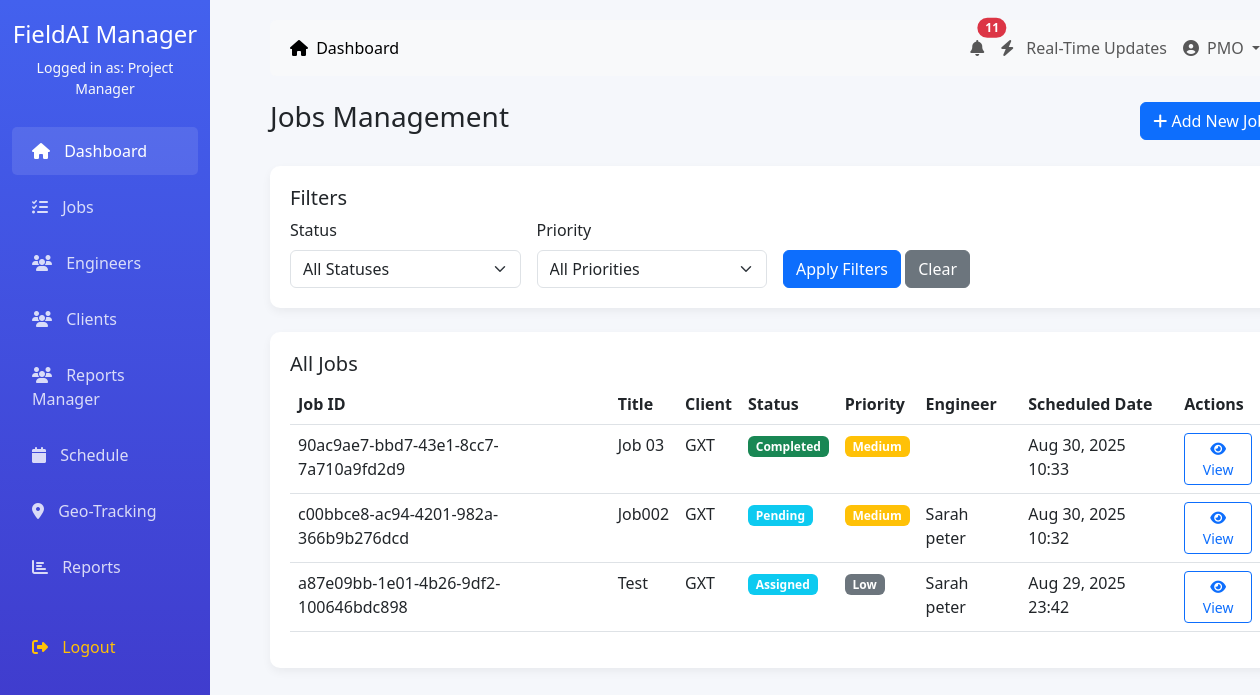
The page /dashboard/manager/jobs/ (signed in) on the database its author committed.
### accounts/models.py (models this page shows, shortened)
class CustomUser(AbstractUser):
    ROLE_CHOICES = (
        ('admin', 'Admin'),
        ('manager', 'Project Manager'),
        ('engineer', 'Field Engineer'),
        ('client', 'Client'),
        ('accounts', 'Accounts Team'),
    )
    role = models.CharField(max_length=20, choices=ROLE_CHOICES, default='engineer')
    phone = models.CharField(max_length=15, blank=True)
    address = models.TextField(blank=True)
    profile_picture = models.ImageField(upload_to='profiles/', blank=True)
    created_at = models.DateTimeField(auto_now=True)
    updated_at = models.DateTimeField(auto_now=True)

class Job(models.Model):
    JOB_STATUS = (
        ('pending', 'Pending'),
        ('assigned', 'Assigned'),
        ('in_progress', 'In Progress'),
        ('completed', 'Completed'),
        ('cancelled', 'Cancelled'),
        ('on_hold', 'On Hold'),
    )
    PRIORITY_LEVEL = (
        ('low', 'Low'),
        ('medium', 'Medium'),
        ('high', 'High'),
        ('urgent', 'Urgent'),
    )
    job_id = models.CharField(max_length=20, unique=True, default=uuid.uuid4)
    title = models.CharField(max_length=200)
    description = models.TextField()
    service_type = models.ForeignKey(ServiceType, on_delete=models.PROTECT)
    client = models.ForeignKey(ClientCompany, on_delete=models.CASCADE)
    client_contact = models.ForeignKey(ClientContact, on_delete=models.SET_NULL, null=True, blank=True)
    assigned_engineer = models.ForeignKey(EngineerProfile, on_delete=models.SET_NULL, null=True, blank=True, related_name='assigned_jobs')
    priority = models.CharField(max_length=10, choices=PRIORITY_LEVEL, default='medium')
    status = models.CharField(max_length=20, choices=JOB_STATUS, default='pending')
    scheduled_date = models.DateTimeField()
    estimated_duration = models.DurationField()  # in minutes
    actual_start_time = models.DateTimeField(null=True, blank=True)
    actual_end_time = models.DateTimeField(null=True, blank=True)
    location = models.TextField()
    latitude = models.DecimalField(max_digits=9, decimal_places=6, null=True, blank=True)
    longitude = models.DecimalField(max_digits=9, decimal_places=6, null=True, blank=True)
    created_by = models.ForeignKey(CustomUser, on_delete=models.SET_NULL, null=True, related_name='created_jobs')
    created_at = models.DateTimeField(auto_now_add=True)
    updated_at = models.DateTimeField(auto_now=True)
    last_updated = models.DateTimeField(auto_now=True)
    updated_by = models.ForeignKey(CustomUser, on_delete=models.SET_NULL, null=True, blank=True, related_name='updated_jobs')

class ClientCompany(models.Model):
    name = models.CharField(max_length=255)
    contact_email = models.EmailField()
    contact_phone = models.CharField(max_length=20, blank=True, null=True)
    address = models.TextField(blank=True, null=True)
    industry = models.CharField(max_length=100, blank=True, null=True)
    website = models.URLField(blank=True, null=True)
    is_active = models.BooleanField(default=True)
    created_at = models.DateTimeField(auto_now_add=True)  # auto-fill when created
    updated_at = models.DateTimeField(auto_now=True)      # auto-fill on update

class EngineerProfile(models.Model):
    SKILL_LEVEL = (
        ('junior', 'Junior'),
        ('mid', 'Mid-Level'),
        ('senior', 'Senior'),
        ('lead', 'Lead'),
    )
    user = models.OneToOneField(CustomUser, on_delete=models.CASCADE, limit_choices_to={'role': 'engineer'})
    employee_id = models.CharField(max_length=20, unique=True)
    skills = models.ManyToManyField('Skill', blank=True)
    skill_level = models.CharField(max_length=10, choices=SKILL_LEVEL, default='mid')
    hourly_rate = models.DecimalField(max_digits=8, decimal_places=2)
    is_available = models.BooleanField(default=True)
    max_hours_per_week = models.PositiveIntegerField(default=40)
    current_location = models.CharField(max_length=200, blank=True)
    latitude = models.DecimalField(max_digits=9, decimal_places=6, null=True, blank=True)
    longitude = models.DecimalField(max_digits=9, decimal_places=6, null=True, blank=True)
    last_location_update = models.DateTimeField(null=True, blank=True)

### dashboard/views.py (the view)
# urls.py: path('manager/jobs/', views.manager_jobs, name='manager_jobs'),
@login_required
def manager_jobs(request):
    if request.user.role != 'manager':
        messages.error(request, 'You do not have permission to access this page.')
        return redirect('dashboard:redirect_dashboard')
    status_filter = request.GET.get('status', '')
    priority_filter = request.GET.get('priority', '')
    jobs = Job.objects.all().order_by('-created_at')
    if status_filter:
        jobs = jobs.filter(status=status_filter)
    if priority_filter:
        jobs = jobs.filter(priority=priority_filter)
    status_counts = Job.objects.values('status').annotate(count=Count('id'))
    priority_counts = Job.objects.values('priority').annotate(count=Count('id'))
    context = {
        'jobs': jobs,
        'status_filter': status_filter,
        'priority_filter': priority_filter,
        'status_counts': status_counts,
        'priority_counts': priority_counts,
    }
    return render(request, 'dashboard/manager_jobs.html', context)

### dashboard/templates/dashboard/manager_jobs.html (shortened to what this page needs)
{% extends '../dashboard/base.html' %}
{% block content %}
<div class="d-flex justify-content-between align-items-center mb-4">
    <h3>Jobs Management</h3>
    <div>
        <a href="{% url 'dashboard:add_job' %}" class="btn btn-primary">
            <i class="fas fa-plus"></i> Add New Job
        </a>
    </div>
</div>
<div class="dashboard-card mb-4">
    <h5>Filters</h5>
    <form method="get" class="row g-3">
        <div class="col-md-3">
            <label for="status" class="form-label">Status</label>
            <select class="form-select" id="status" name="status">
                <option value="">All Statuses</option>
            </select>
        </div>
        <div class="col-md-3">
            <label for="priority" class="form-label">Priority</label>
            <select class="form-select" id="priority" name="priority">
                <option value="">All Priorities</option>
            </select>
        </div>
        <div class="col-md-3 align-self-end">
            <button type="submit" class="btn btn-primary">Apply Filters</button>
            <a href="{% url 'dashboard:manager_jobs' %}" class="btn btn-secondary">Clear</a>
        </div>
    </form>
</div>
<div class="dashboard-card">
    <h5>All Jobs</h5>
    {% if jobs %}
    <div class="table-responsive">
        <table class="table table-hover">
            <thead>
                <tr>
                    <th>Job ID</th>
                    <th>Title</th>
                    <th>Client</th>
                    <th>Status</th>
                    <th>Priority</th>
                    <th>Engineer</th>
                    <th>Scheduled Date</th>
                    <th>Actions</th>
                </tr>
            </thead>
            <tbody>
                {% for job in jobs %}
                <tr>
                    <td>{{ job.job_id }}</td>
                    <td>{{ job.title }}</td>
                    <td>{{ job.client.name }}</td>
                    <td>
                        <span class="badge bg-{% if job.status == 'completed' %}success{% elif job.status == 'in_progress' %}warning{% elif job.status == 'cancelled' %}danger{% else %}info{% endif %}">
                            {{ job.get_status_display }}
                        </span>
                    </td>
                    <td>
                        <span class="badge bg-{% if job.priority == 'high' %}danger{% elif job.priority == 'medium' %}warning{% elif job.priority == 'urgent' %}dark{% else %}secondary{% endif %}">
                            {{ job.get_priority_display }}
                        </span>
                    </td>
                    <td>
                        {% if job.assigned_engineer %}
                            {{ job.assigned_engineer.user.get_full_name }}
                        {% else %}
                            <span class="text-muted">Not assigned</span>
                        {% endif %}
                    </td>
                    <td>{{ job.scheduled_date|date:"M d, Y H:i" }}</td>
                    <td>
                        <a href="{% url 'dashboard:job_detail' job.id %}" class="btn btn-sm btn-outline-primary">
                            <i class="fas fa-eye"></i> View
                        </a>
                    </td>
                </tr>
                {% endfor %}
            </tbody>
        </table>
    </div>
    {% else %}
    <div class="text-center py-4">
        <i class="fas fa-tasks fa-3x text-muted mb-3"></i>
        <p class="text-muted">No jobs found. <a href="{% url 'dashboard:add_job' %}">Create your first job</a></p>
    </div>
    {% endif %}
</div>
{% endblock %}

### dashboard/templates/dashboard/base.html (shortened to what this page needs)
<!DOCTYPE html>
<html lang="en">
<head>
    <link href="https://cdn.jsdelivr.net/npm/bootstrap@5.3.0/dist/css/bootstrap.min.css" rel="stylesheet">
    <link rel="stylesheet" href="https://cdnjs.cloudflare.com/ajax/libs/font-awesome/6.4.0/css/all.min.css">
</head>
<body>
    <div class="container-fluid">
        <div class="row">
            <div class="col-md-2 sidebar d-none d-md-block">
                <div class="text-center mb-4">
                    <h4>FieldAI Manager</h4>
                    <p class="text-light small">Logged in as: {{ user.get_role_display }}</p>
                </div>
                <ul class="nav flex-column">
                    <li class="nav-item">
                        <a class="nav-link active" href="{% if user.role == 'admin' %}{% url 'dashboard:admin_dashboard' %}{% elif user.role == 'manager' %}{% url 'dashboard:manager_dashboard' %}{% elif user.role == 'engineer' %}{% url 'dashboard:engineer_dashboard' %}{% elif user.role == 'client' %}{% url 'dashboard:client_dashboard' %}{% elif user.role == 'accounts' %}{% url 'dashboard:accounts_dashboard' %}{% else %}#{% endif %}">
                            <i class="fas fa-home"></i> Dashboard
                        </a>
                    </li>
                    <li class="nav-item">
                        <a class="nav-link" href="{% if user.role == 'manager' %}{% url 'dashboard:manager_jobs' %}{% elif user.role == 'engineer' %}{% url 'dashboard:engineer_jobs' %}{% else %}#{% endif %}">
                            <i class="fas fa-tasks"></i> Jobs
                        </a>
                    </li>
                    {% if user.role == 'admin' or user.role == 'manager' %}
                    <li class="nav-item">
                        <a class="nav-link" href="{% url 'dashboard:manager_engineers' %}">
                            <i class="fas fa-users"></i> Engineers
                        </a>
                    </li>
                    <li class="nav-item">
                        <a class="nav-link" href="{% url 'dashboard:client_list' %}">
                            <i class="fas fa-users"></i> Clients
                        </a>
                    </li>
                    <li class="nav-item">
                        <a class="nav-link" href="{% url 'dashboard:manager_report' %}">
                            <i class="fas fa-users"></i> Reports Manager
                        </a>
                    </li>
                    {% endif %}
                    <li class="nav-item">
                        <a class="nav-link" href="#">
                            <i class="fas fa-calendar"></i> Schedule
                        </a>
                    </li>
                    <li class="nav-item">
                        <a class="nav-link" href="#">
                            <i class="fas fa-map-marker-alt"></i> Geo-Tracking
                        </a>
                    </li>
                    <li class="nav-item">
                        <a class="nav-link" href="#">
                            <i class="fas fa-chart-bar"></i> Reports
                        </a>
                    </li>
                    <li class="nav-item mt-4">
                        <a class="nav-link text-warning" href="{% url 'accounts:logout' %}">
                            <i class="fas fa-sign-out-alt"></i> Logout
                        </a>
                    </li>
                </ul>
            </div>
            <div class="col-md-10 main-content">
                <nav class="navbar navbar-expand-lg navbar-light bg-light mb-4 rounded">
                    <div class="container-fluid">
                        <div class="collapse navbar-collapse" id="navbarNav">
                            <ul class="navbar-nav me-auto">
                                <li class="nav-item">
                                    <a class="nav-link active" href="{% if user.role == 'admin' %}{% url 'dashboard:admin_dashboard' %}{% elif user.role == 'manager' %}{% url 'dashboard:manager_dashboard' %}{% elif user.role == 'engineer' %}{% url 'dashboard:engineer_dashboard' %}{% elif user.role == 'client' %}{% url 'dashboard:client_dashboard' %}{% elif user.role == 'accounts' %}{% url 'dashboard:accounts_dashboard' %}{% else %}#{% endif %}">
                                        <i class="fas fa-home me-1"></i> Dashboard
                                    </a>
                                </li>
                            </ul>
                            <ul class="navbar-nav">
                                {% if user.role == 'manager' or user.role == 'accounts' %}
                                <li class="nav-item">
                                    <a class="nav-link position-relative" href="{% if user.role == 'manager' %}{% url 'dashboard:manager_notifications' %}{% elif user.role == 'accounts' %}{% url 'dashboard:accounts_notifications' %}{% else %}#{% endif %}">
                                        <i class="fas fa-bell"></i>
                                        <span class="position-absolute top-0 start-100 translate-middle badge rounded-pill bg-danger d-none"
                                              id="notificationBadge">
                                        </span>
                                    </a>
                                </li>
                                <li class="nav-item">
    <a class="nav-link" href="{% url 'dashboard:manager_real_time_dashboard' %}">
        <i class="fas fa-bolt me-2"></i> Real-Time Updates
    </a>
</li>
                                {% endif %}
                                <li class="nav-item dropdown">
                                    <a class="nav-link dropdown-toggle" href="#" id="navbarDropdown" role="button" data-bs-toggle="dropdown">
                                        <i class="fas fa-user-circle me-1"></i> {{ user.username }}
                                    </a>
                                </li>
                            </ul>
                        </div>
                    </div>
                </nav>
                {% block content %}
                {% endblock %}
            </div>
        </div>
    </div>
</body>
</html>

### dashboard/templates/dashboard/base.html (style rules this page uses)
:root { --primary: #4361ee; --secondary: #3f37c9; --success: #4cc9f0; --info: #4895ef; --warning: #f72585; --danger: #e63946; --light: #f8f9fa; --dark: #212529; }
body { font-family: 'Segoe UI', Tahoma, Geneva, Verdana, sans-serif; background-color: #f5f7fb; }
.sidebar { background: linear-gradient(to bottom, var(--primary), var(--secondary)); color: white; height: 100vh; position: fixed; padding-top: 20px; }
.sidebar .nav-link { color: rgba(255, 255, 255, 0.8); padding: 12px 20px; margin: 4px 0; border-radius: 5px; }
.sidebar .nav-link:hover, .sidebar .nav-link.active { background-color: rgba(255, 255, 255, 0.1); color: white; }
.sidebar .nav-link i { margin-right: 10px; }
.main-content { margin-left: 250px; padding: 20px; }
.dashboard-card { background: white; border-radius: 10px; box-shadow: 0 4px 10px rgba(0, 0, 0, 0.05); padding: 20px; margin-bottom: 20px; transition: transform 0.3s; }

### rows shown on the page
CustomUser: role "Project Manager", username "PMO"
Job: job_id "90ac9ae7-bbd7-43e1-8cc7-7a710a9fd2d9", title "Job 03", client.name "GXT", status "Completed", priority "Medium", scheduled_date "Aug 30, 2025 10:33"
Job: job_id "c00bbce8-ac94-4201-982a-366b9b276dcd", title "Job002", client.name "GXT", status "Pending", priority "Medium", assigned_engineer.user.get_full_name "Sarah peter", scheduled_date "Aug 30, 2025 10:32"
Job: job_id "a87e09bb-1e01-4b26-9df2-100646bdc898", title "Test", client.name "GXT", status "Assigned", priority "Low", assigned_engineer.user.get_full_name "Sarah peter", scheduled_date "Aug 29, 2025 23:42"
